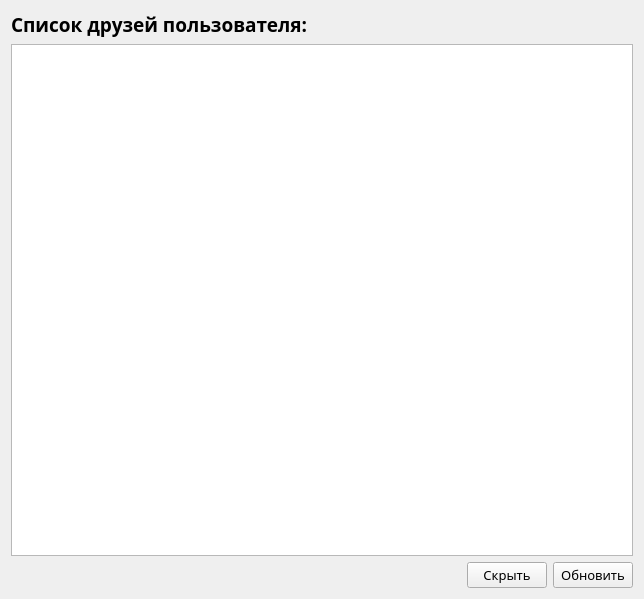
<?xml version="1.0" encoding="UTF-8"?>
<ui version="4.0">
 <class>Form</class>
 <widget class="QWidget" name="Form">
  <property name="geometry">
   <rect>
    <x>0</x>
    <y>0</y>
    <width>644</width>
    <height>599</height>
   </rect>
  </property>
  <property name="windowTitle">
   <string>Form</string>
  </property>
  <layout class="QGridLayout" name="gridLayout">
   <item row="0" column="0">
    <layout class="QHBoxLayout" name="horizontalLayout_2">
     <item>
      <widget class="QLabel" name="subscrTitle">
       <property name="font">
        <font>
         <family>Century Gothic</family>
         <pointsize>14</pointsize>
         <weight>75</weight>
         <bold>true</bold>
        </font>
       </property>
       <property name="text">
        <string>Список друзей пользователя:</string>
       </property>
      </widget>
     </item>
     <item>
      <widget class="QLabel" name="error_msg">
       <property name="sizePolicy">
        <sizepolicy hsizetype="Expanding" vsizetype="Preferred">
         <horstretch>0</horstretch>
         <verstretch>0</verstretch>
        </sizepolicy>
       </property>
       <property name="font">
        <font>
         <family>Century Gothic</family>
         <pointsize>14</pointsize>
        </font>
       </property>
       <property name="text">
        <string/>
       </property>
      </widget>
     </item>
    </layout>
   </item>
   <item row="1" column="0">
    <widget class="QTextEdit" name="friends_info">
     <property name="font">
      <font>
       <family>Century Gothic</family>
       <pointsize>13</pointsize>
      </font>
     </property>
     <property name="readOnly">
      <bool>true</bool>
     </property>
    </widget>
   </item>
   <item row="2" column="0">
    <layout class="QHBoxLayout" name="horizontalLayout">
     <item>
      <spacer name="horizontalSpacer">
       <property name="orientation">
        <enum>Qt::Horizontal</enum>
       </property>
       <property name="sizeHint" stdset="0">
        <size>
         <width>40</width>
         <height>20</height>
        </size>
       </property>
      </spacer>
     </item>
     <item>
      <widget class="QPushButton" name="back_btn">
       <property name="sizePolicy">
        <sizepolicy hsizetype="Fixed" vsizetype="Fixed">
         <horstretch>0</horstretch>
         <verstretch>0</verstretch>
        </sizepolicy>
       </property>
       <property name="font">
        <font>
         <family>Century Gothic</family>
         <pointsize>10</pointsize>
         <weight>50</weight>
         <bold>false</bold>
        </font>
       </property>
       <property name="text">
        <string>Скрыть</string>
       </property>
       <property name="shortcut">
        <string>Esc</string>
       </property>
      </widget>
     </item>
     <item>
      <widget class="QPushButton" name="update_info">
       <property name="sizePolicy">
        <sizepolicy hsizetype="Fixed" vsizetype="Fixed">
         <horstretch>0</horstretch>
         <verstretch>0</verstretch>
        </sizepolicy>
       </property>
       <property name="font">
        <font>
         <family>Century Gothic</family>
         <pointsize>10</pointsize>
         <weight>50</weight>
         <bold>false</bold>
        </font>
       </property>
       <property name="text">
        <string>Обновить</string>
       </property>
       <property name="shortcut">
        <string>Return</string>
       </property>
      </widget>
     </item>
    </layout>
   </item>
  </layout>
 </widget>
 <resources/>
 <connections/>
</ui>
